Frame 1 (no input): blank canvas, image omitted
Frame 60 (no input): blank canvas, image omitted
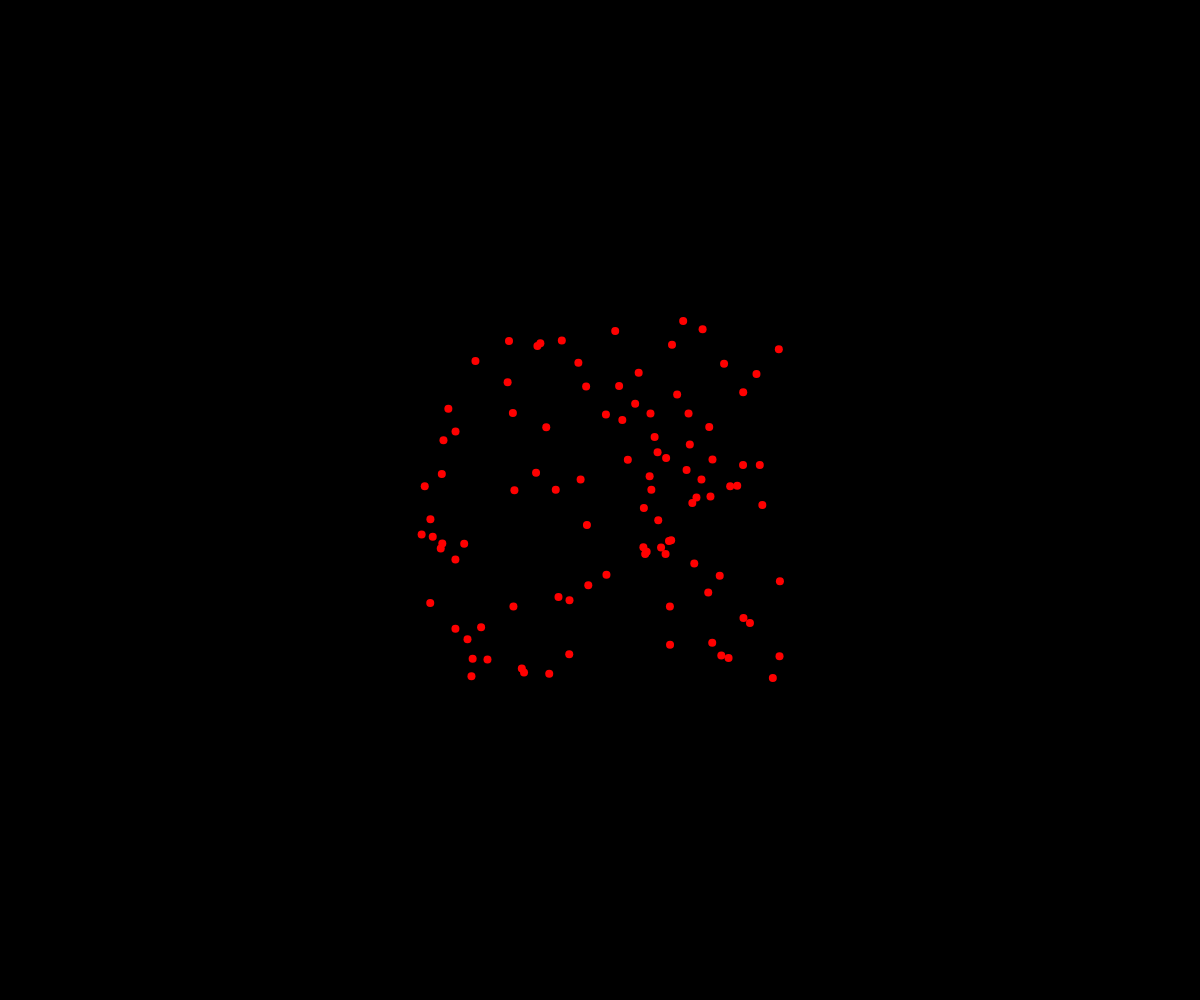
Frame 120 (the mouse pressed at the canvas centre since frame 60)

The p5.js sketch whose frames 1 and 60 were blank and that drew this single picture after the mouse press (run headless with seeded random() and noise() and a simulated clock; from frame 60 on, the mouse is pressed at the canvas centre):

// p5.js sketch
// ── sketch.js
// Do not edit the code between these comments. 
// You should only edit the class Particle below.
// -----------------------------------------------
let fireworks = [];

function setup() {
  createCanvas(windowWidth, windowHeight);
}

function draw() {
  background("black");

  for (let i = fireworks.length - 1; i >= 0; i--) {
    fireworks[i].update();
    fireworks[i].display();
  }
}

function mousePressed() {
  for (let i = 0; i < 100; i++) {
    let someParticle = new Particle(mouseX, mouseY);
    fireworks.push(someParticle);
  }
}

// -----------------------------------------------

class Particle {
  // Your code should go here!
  // Make the class work as described in the quiz question...
  constructor(x, y) {
    this.x = x;
    this.y = y;
    this.theColor = "red";
    this.radius = 4;
    this.dx = random(-3, 3);
    this.dy = random(-3, 3);
  }
  display() {
    circle(this.x, this.y, this.radius * 2);
    fill(this.theColor);
    noStroke();
  }
  update() {
    this.x += this.dx;
    this.y += this.dy;


  }
}
